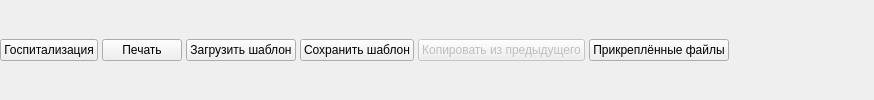
        <widget class="QFrame" name="frmAPButtonsBar">
         <property name="frameShape">
          <enum>QFrame::NoFrame</enum>
         </property>
         <property name="frameShadow">
          <enum>QFrame::Plain</enum>
         </property>
         <property name="lineWidth">
          <number>0</number>
         </property>
         <layout class="QHBoxLayout" name="horizontalLayout_4">
          <property name="spacing">
           <number>4</number>
          </property>
          <property name="margin">
           <number>0</number>
          </property>
          <item>
           <widget class="QPushButton" name="btnAPHospitalOrderSelect">
            <property name="text">
             <string>Госпитализация</string>
            </property>
           </widget>
          </item>
          <item>
           <widget class="CPrintButton" name="btnAPPrint">
            <property name="text">
             <string>Печать</string>
            </property>
           </widget>
          </item>
          <item>
           <widget class="CActionTemplateSelectButton" name="btnAPLoadTemplate">
            <property name="text">
             <string>Загрузить шаблон</string>
            </property>
           </widget>
          </item>
          <item>
           <widget class="QPushButton" name="btnAPSaveAsTemplate">
            <property name="text">
             <string>Сохранить шаблон</string>
            </property>
           </widget>
          </item>
          <item>
           <widget class="QPushButton" name="btnAPLoadPrevAction">
            <property name="enabled">
             <bool>false</bool>
            </property>
            <property name="text">
             <string>Копировать из предыдущего</string>
            </property>
           </widget>
          </item>
          <item>
           <widget class="CAttachButton" name="btnAPAttachedFiles">
            <property name="text">
             <string>Прикреплённые файлы</string>
            </property>
            <property name="flat">
             <bool>false</bool>
            </property>
           </widget>
          </item>
          <item>
           <spacer name="horizontalSpacer">
            <property name="orientation">
             <enum>Qt::Horizontal</enum>
            </property>
            <property name="sizeHint" stdset="0">
             <size>
              <width>145</width>
              <height>20</height>
             </size>
            </property>
           </spacer>
          </item>
         </layout>
        </widget>
